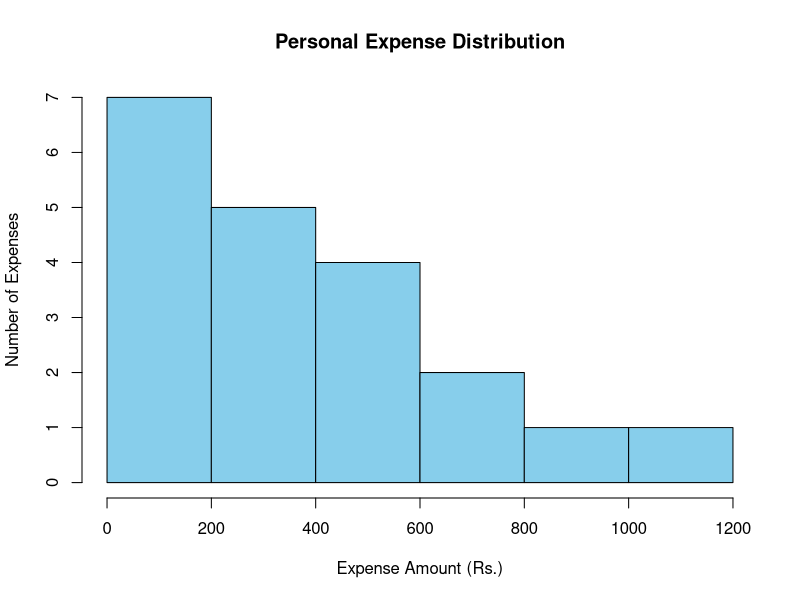
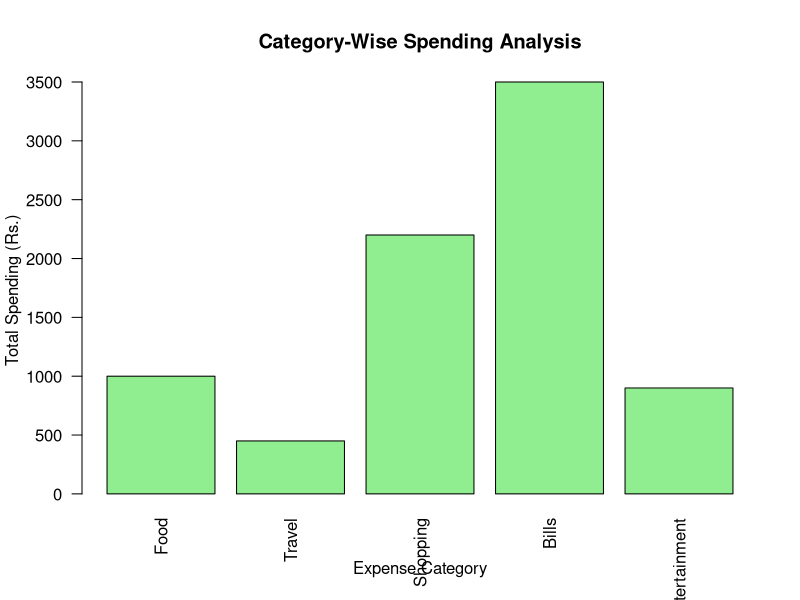
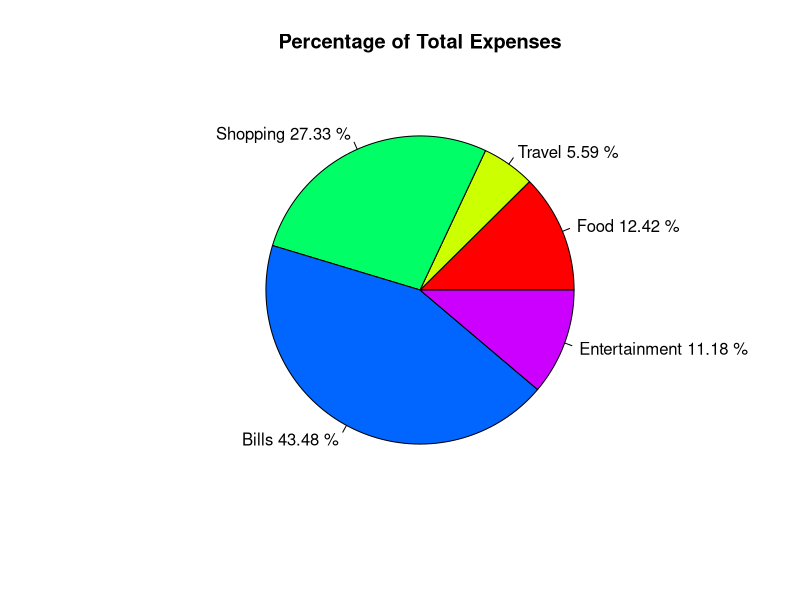
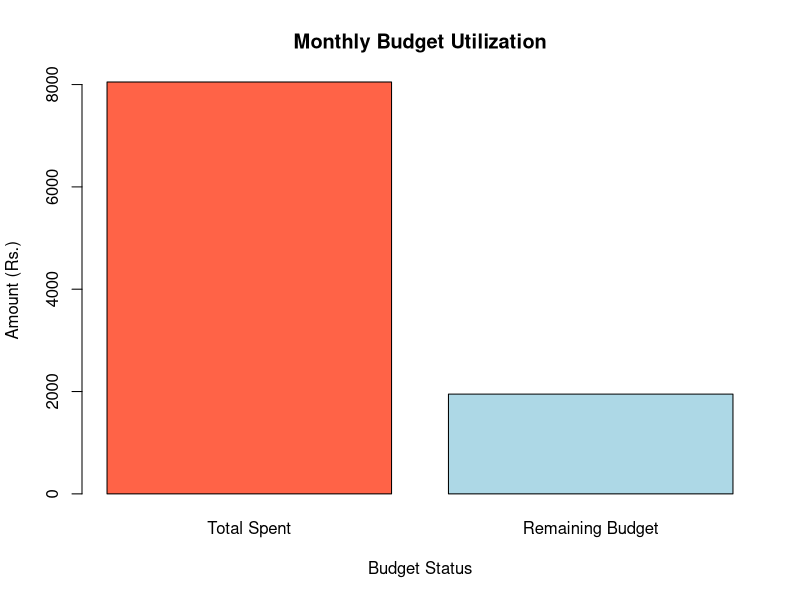

R code for these plots, in order:
# ==========================================
# MINI PROJECT: PERSONAL EXPENSE ANALYSIS
# ==========================================

# EXPERIMENT 1: Create Expense Dataset

expenses <- data.frame(
  Expense_ID = 1:20,
  Category = c(
    "Food", "Travel", "Shopping", "Bills", "Food",
    "Travel", "Entertainment", "Bills", "Shopping", "Food",
    "Travel", "Food", "Bills", "Entertainment", "Shopping",
    "Food", "Travel", "Bills", "Entertainment", "Shopping"
  ),
  Amount = c(
    150, 80, 500, 1200, 200,
    100, 300, 800, 700, 250,
    120, 180, 900, 350, 450,
    220, 150, 600, 250, 550
  )
)

cat("===== PERSONAL EXPENSE DATASET =====\n")
print(expenses)

# Arithmetic Operations
expenses$Tax <- expenses$Amount * 0.05
expenses$Total_Amount <- expenses$Amount + expenses$Tax

cat("\nTotal Expenses:", sum(expenses$Amount), "\n")
cat("Average Expense:", round(mean(expenses$Amount), 2), "\n")
cat("Highest Expense:", max(expenses$Amount), "\n")
cat("Lowest Expense:", min(expenses$Amount), "\n")

# Mathematical Functions
cat("Rounded Average:", round(mean(expenses$Amount), 2), "\n")
cat("Square Root of 144:", sqrt(144), "\n")
cat("Absolute Value of -500:", abs(-500), "\n")
cat("5 Raised to Power 2:", 5^2, "\n")


# EXPERIMENT 2: Objects, dim() and Budget Analysis

monthly_budget <- 10000
total_spent <- sum(expenses$Amount)
remaining_budget <- monthly_budget - total_spent

budget_used <- (total_spent / monthly_budget) * 100
budget_remaining_percent <- (remaining_budget / monthly_budget) * 100

cat("\n===== BUDGET ANALYSIS =====\n")
cat("Monthly Budget: Rs.", monthly_budget, "\n")
cat("Total Spent: Rs.", total_spent, "\n")
cat("Remaining Budget: Rs.", remaining_budget, "\n")
cat("Budget Used:", round(budget_used, 2), "%\n")
cat("Budget Remaining:", round(budget_remaining_percent, 2), "%\n")

cat("\nDataset Dimensions:\n")
print(dim(expenses))


# EXPERIMENT 3: Data Frame Structure

cat("\n===== DATA FRAME STRUCTURE =====\n")
str(expenses)

cat("\nColumn Names:\n")
print(names(expenses))

cat("\nSummary of Expense Data:\n")
print(summary(expenses))


# EXPERIMENT 4: Expense Classification Using Loops

expenses$Expense_Level <- ""

for (i in 1:nrow(expenses)) {
  if (expenses$Amount[i] >= 1000) {
    expenses$Expense_Level[i] <- "High"
  } else if (expenses$Amount[i] >= 300) {
    expenses$Expense_Level[i] <- "Medium"
  } else {
    expenses$Expense_Level[i] <- "Low"
  }
}

cat("\n===== CLASSIFIED EXPENSES =====\n")
print(expenses)

# Count Expenses by Level

cat("\n===== EXPENSE LEVEL SUMMARY =====\n")

levels <- c("High", "Medium", "Low")

for (level in levels) {
  count <- sum(expenses$Expense_Level == level)
  cat(level, "Expenses:", count, "\n")
}


# Category-Wise Expense Analysis

categories <- unique(expenses$Category)

category_totals <- numeric(length(categories))

for (i in 1:length(categories)) {
  category_totals[i] <- sum(
    expenses$Amount[expenses$Category == categories[i]]
  )
}

category_analysis <- data.frame(
  Category = categories,
  Total_Spending = category_totals
)

category_analysis$Percentage <- round(
  category_analysis$Total_Spending / total_spent * 100, 2
)

cat("\n===== CATEGORY-WISE ANALYSIS =====\n")
print(category_analysis)

# Highest and Lowest Spending Categories

highest_category <- category_analysis$Category[
  which.max(category_analysis$Total_Spending)
]

lowest_category <- category_analysis$Category[
  which.min(category_analysis$Total_Spending)
]

cat("\nHighest Spending Category:", highest_category, "\n")
cat("Lowest Spending Category:", lowest_category, "\n")


# EXPERIMENT 5: Histogram

hist(
  expenses$Amount,
  main = "Personal Expense Distribution",
  xlab = "Expense Amount (Rs.)",
  ylab = "Number of Expenses",
  col = "skyblue",
  border = "black",
  breaks = 6
)


# ADDITIONAL GRAPH 1: Category-Wise Bar Chart

barplot(
  category_analysis$Total_Spending,
  names.arg = category_analysis$Category,
  main = "Category-Wise Spending Analysis",
  xlab = "Expense Category",
  ylab = "Total Spending (Rs.)",
  col = "lightgreen",
  border = "black",
  las = 2
)


# ADDITIONAL GRAPH 2: Category-Wise Pie Chart

pie(
  category_analysis$Total_Spending,
  labels = paste(
    category_analysis$Category,
    category_analysis$Percentage,
    "%",
    sep = " "
  ),
  main = "Percentage of Total Expenses",
  col = rainbow(length(categories))
)


# ADDITIONAL GRAPH 3: Budget Comparison

budget_values <- c(total_spent, remaining_budget)

barplot(
  budget_values,
  names.arg = c("Total Spent", "Remaining Budget"),
  main = "Monthly Budget Utilization",
  xlab = "Budget Status",
  ylab = "Amount (Rs.)",
  col = c("tomato", "lightblue"),
  border = "black"
)


# FINAL SUMMARY AND AUTOMATIC INSIGHTS

cat("\n====================================\n")
cat("       MONTHLY EXPENSE REPORT\n")
cat("====================================\n")

cat("Total Transactions:", nrow(expenses), "\n")
cat("Monthly Budget: Rs.", monthly_budget, "\n")
cat("Total Spending: Rs.", total_spent, "\n")
cat("Remaining Budget: Rs.", remaining_budget, "\n")
cat("Average Expense: Rs.", round(mean(expenses$Amount), 2), "\n")
cat("Maximum Expense: Rs.", max(expenses$Amount), "\n")
cat("Minimum Expense: Rs.", min(expenses$Amount), "\n")
cat("Budget Utilization:", round(budget_used, 2), "%\n")

cat("\n===== SPENDING INSIGHTS =====\n")

cat("Highest Spending Category:", highest_category, "\n")
cat("Lowest Spending Category:", lowest_category, "\n")

if (remaining_budget >= 0) {
  cat("Budget Status: Within Budget\n")
  cat("You have Rs.", remaining_budget, "remaining.\n")
} else {
  cat("Budget Status: Budget Exceeded\n")
  cat("You exceeded your budget by Rs.",
      abs(remaining_budget), "\n")
}

if (budget_used >= 80 && budget_used <= 100) {
  cat("Warning: You have used at least 80% of your budget.\n")
} else if (budget_used > 100) {
  cat("Suggestion: Reduce expenses to control your budget.\n")
} else {
  cat("Good: Your spending is within a comfortable range.\n")
}

cat("\n===== RECOMMENDATIONS =====\n")

if (highest_category == "Food") {
  cat("Track food purchases and reduce unnecessary spending.\n")
} else if (highest_category == "Shopping") {
  cat("Plan purchases and avoid unnecessary shopping.\n")
} else if (highest_category == "Travel") {
  cat("Consider economical transport options.\n")
} else if (highest_category == "Bills") {
  cat("Review bills and look for ways to save utilities.\n")
} else {
  cat("Review entertainment spending to identify savings.\n")
}

cat("\nPersonal Expense Analysis Completed Successfully!\n")
